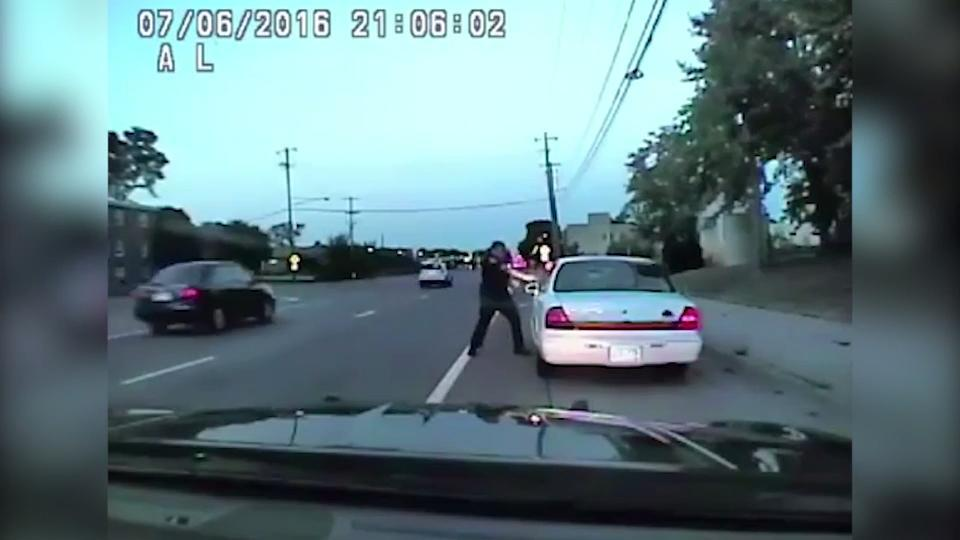
#> input picture input/image.jpg, 960 x 540 px
$ python line_detection.py --input ../input/image.jpg
#> lines starting #> are read from the running program, lines starting #| are printed output that depends on the picture; after the words box and inside, x2 and y2 are one past the last pixel; in counts of white or black regions, pixels touching at a corner belong together
import cv2
import numpy as np
import matplotlib.pyplot as plt
import matplotlib.image as mpimg
import argparse
import imghdr

#TODO: video processing
def process(input='', output='', silent=False):

#> in process, img is the input picture: shape (540, 960, 3); mean R, G, B 94.4, 118.8, 124.8
    def pipeline(img): #img has to be 1920x1080
        if len(img.shape) > 2:
            img_grey = cv2.cvtColor(img, cv2.COLOR_BGR2GRAY)
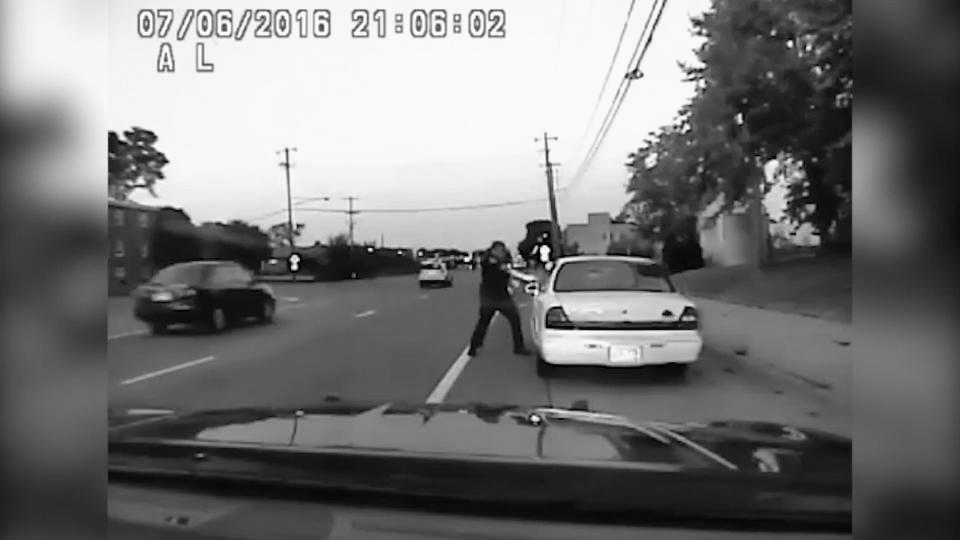
#> img_grey: shape (540, 960); min 0, max 255, mean 117.8
        else:
            img_grey = img

        kernel_size = 5
        img_gaus = cv2.GaussianBlur(img_grey, (kernel_size, kernel_size), 0)
        img_edge = cv2.Canny(img_gaus, 50, 150)
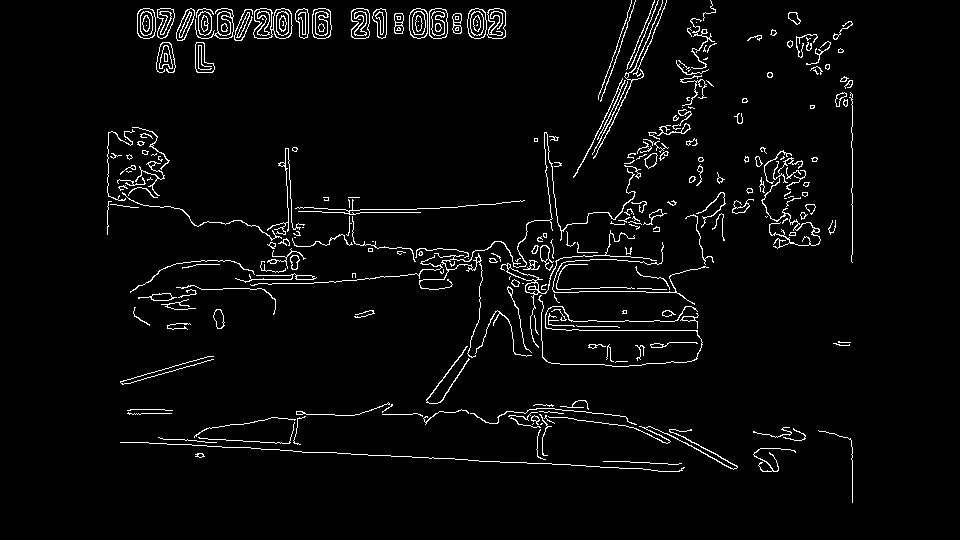
#> img_edge: shape (540, 960); 3.5% white in thin lines or dots, all inside (x1, y1, x2, y2) = (107, 0, 853, 503)

        mask = np.zeros_like(img_edge)

        #defining a 3 channel or 1 channel color to fill the mask with depending on the input image
        if len(img.shape) > 2:
            channel_count = img.shape[2]  # i.e. 3 or 4 depending on your image
#> channel_count = 3
            ignore_mask_color = (255,) * channel_count
#> ignore_mask_color = (255, 255, 255)
        else:
            ignore_mask_color = 255

        imshape = img.shape
#> imshape = (540, 960, 3)
        vertices = np.array([[(745,475),(1030,475),(1500,685),(1450,685),(1450,740),(1220,735),(970,675),(620,750),(620,540)]],dtype=np.int32)
        cv2.fillPoly(mask, vertices, ignore_mask_color)
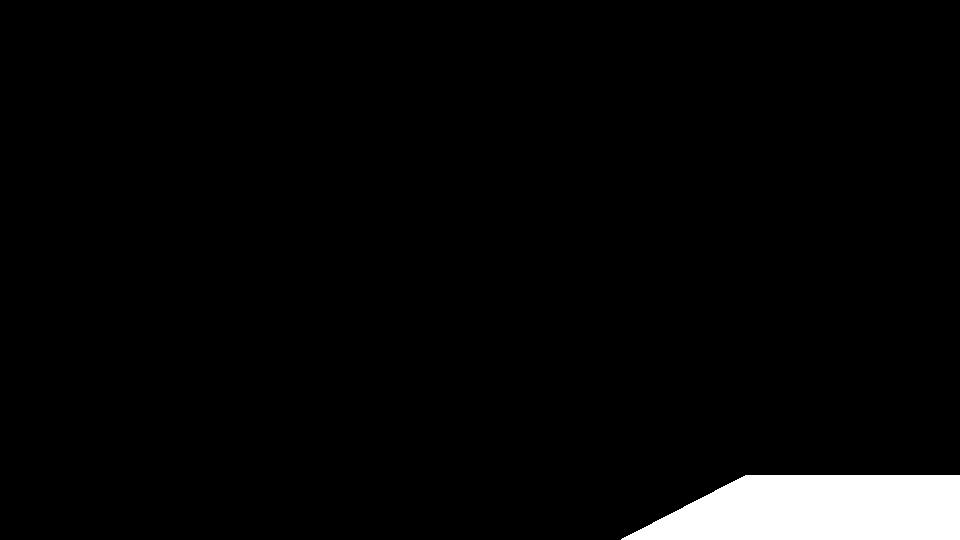
#> mask: shape (540, 960); 3.5% white; 1 white region, box (x1, y1, x2, y2) and area: (621, 475, 960, 540) 18035
        masked_edges = cv2.bitwise_and(img_edge, mask)
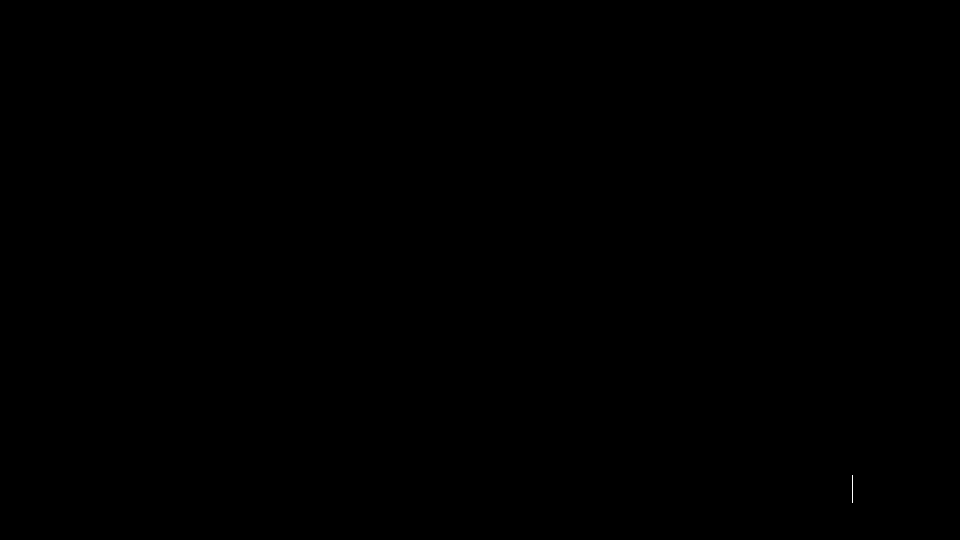
#> masked_edges: shape (540, 960); 0.01% white in thin lines or dots, all inside (x1, y1, x2, y2) = (852, 475, 853, 503)

        rho = 2                         #resolution of 'r'
        theta = np.pi/180
        threshold = 150                 #minimum number of intersections to detect a line
        min_line_length = 110           #minimum length of line to detect it
        max_line_gap = 80               #merge broken white lines
        line_image = np.copy(img)*0
#> line_image: shape (540, 960, 3); every value is 0

        lines = cv2.HoughLinesP(masked_edges, rho, theta, threshold, np.array([]), min_line_length, max_line_gap)
#> lines = None

        #draw
        if lines is not None:
            for line in lines:
                for x1,y1,x2,y2 in line:
                    thickness = 6
                    color = (255,0,0) #blue
                    cv2.line(line_image,(x1,y1),(x2,y2),color,thickness)

        color_edges = np.dstack((img_edge,img_edge,img_edge))
        lines_edges = cv2.addWeighted(color_edges, 0.8, line_image, 1, 0)

        #TODO: return original image with marked lines
        return lines_edges

    # START

    video_formats = ('.avi', '.mp4')

    # IMAGE
    if (imghdr.what(input)):
        img = mpimg.imread(input) # RGB

        result = pipeline(img)

        # satisfy options:
        if silent:
            print('Silent mode is ON')
        else:
            cv2.imshow('Result', result)
            print('Result opened in a new window')
            cv2.waitKey(0)
            cv2.destroyAllWindows()

        if (output != ''):
            cv2.imwrite(output + '/' + 'image' + '.jpg', result)
            print('Processed image has been saved')

    # VIDEO
    elif (input.lower().endswith(video_formats)):
        cap = cv2.VideoCapture(input)

        if (output != ''):
            fourcc = cv2.VideoWriter_fourcc(*'X264')
            out = cv2.VideoWriter(output + '/' + 'video' + '.mp4', fourcc, 15.0, (960, 540))

            #TODO: minimize code here
            #TODO: avoid code repetition, do not slow frame processing !
            while True:
                ret, frame = cap.read()
                out.write(pipeline(frame))
                if cv2.waitKey(50) & 0xFF == ord('q'): #for 20 fps videos
                    break
        else:
            while True:
                ret, frame = cap.read()
                result = pipeline(frame)
                cv2.imshow('video', result)
                if cv2.waitKey(50) & 0xFF == ord('q'): #for 20 fps videos
                    break

        cap.release()
        cv2.destroyAllWindows()

    # ERROR
    else:
        print('Bad input resource')
        print('Exiting...')

def main():
    parser = argparse.ArgumentParser(description='Detect lines on your image')
    parser.add_argument('-i', '--input', help='specify path of input file', type=str, required=False, dest = 'input')
    parser.add_argument('-o', '--output', help='specify path of output directory', type=str, required=False, dest = 'output')
    parser.add_argument('-s', '--silent', help='silent mode - no popup windows', action='store_true')
    args = parser.parse_args()

    #TODO: minimalize code here

    if (args.input):
        input_path = args.input
    else:
        input_path = ''

    if (args.output):
        output_path = args.output
    else:
        output_path = ''

    if (args.silent): #boolean
        silent = args.silent
    else:
        silent = False

    process(input_path, output_path, silent)

if __name__ == '__main__':
    main()
